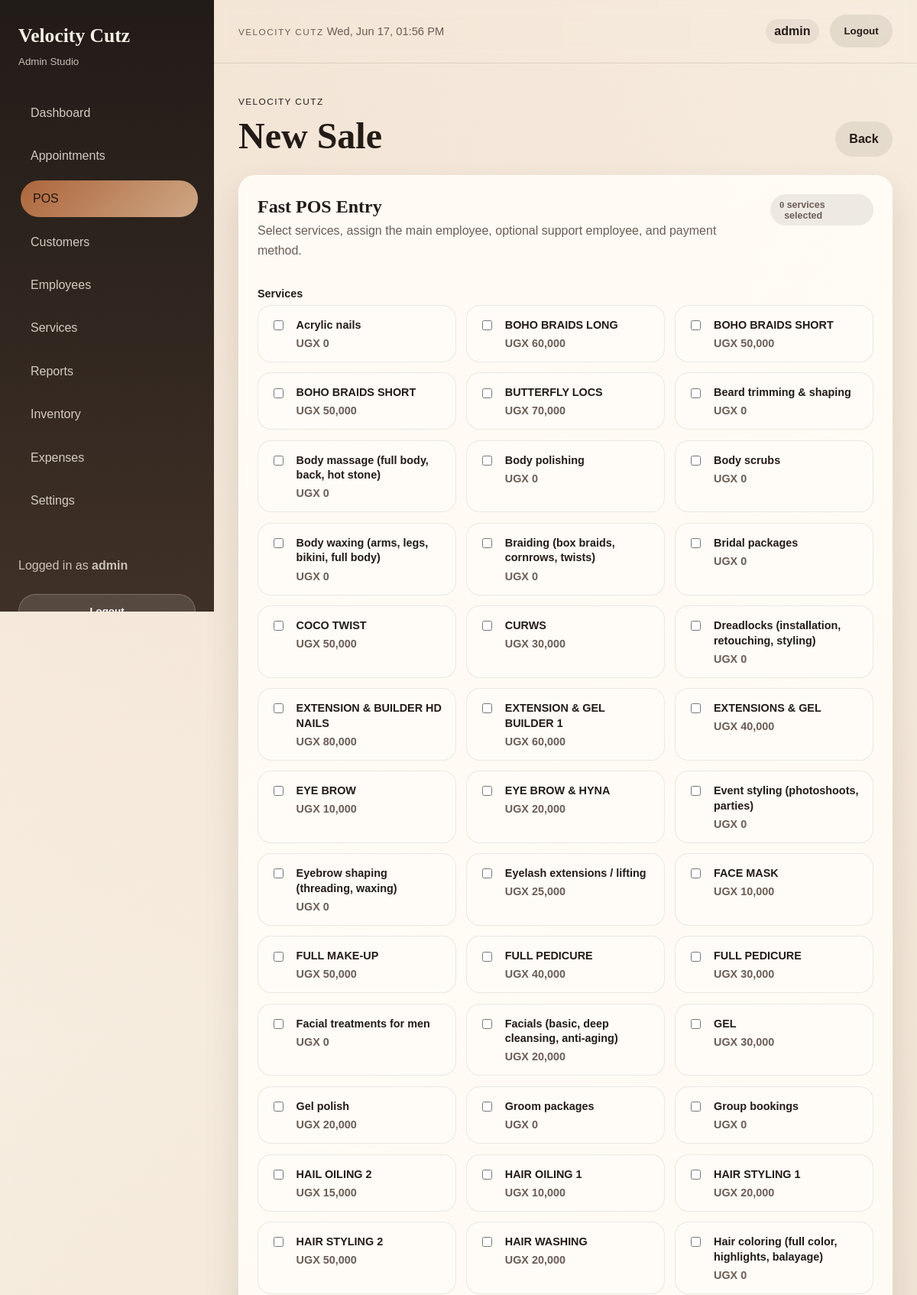
Screenshot of /sales/create/ (signed in, upper part) with the database file from the repository.
### apps/services/models.py (models this page shows, shortened)
class Service(TimeStampedModel):
    name = models.CharField(max_length=100)
    price = models.DecimalField(max_digits=12, decimal_places=0)
    support_commission_enabled = models.BooleanField(
        default=False,
        help_text="Enable a fixed support commission for a second employee on this service.",
    )
    support_commission_amount = models.DecimalField(
        max_digits=12,
        decimal_places=0,
        default=0,
        help_text="Fixed amount paid to the support employee when this service is approved.",
    )
    is_active = models.BooleanField(default=True)
    photo = models.FileField(
        upload_to="services/photos/",
        blank=True,
        validators=[FileExtensionValidator(allowed_extensions=["jpg", "jpeg", "png", "webp"])],
    )
    class Meta:
        ordering = ["name"]

### apps/sales/views.py (the view, shortened to what this page needs)
# urls.py: path("create/", views.create_sale, name="create"),
@login_required
def create_sale(request):
    employee_profile = _employee_profile(request)
    can_manage = _can_manage_sales(request.user)
    employee_can_submit = bool(employee_profile and is_employee_user(request.user))
    if not can_manage and not employee_can_submit:
        messages.error(request, "You do not have permission to submit services.")
        return redirect("home")
    form = SaleForm(request.POST or None, current_user=request.user)
    available_services = list(form.fields["services"].queryset)
    selected_service_ids = {str(value) for value in (form["services"].value() or [])}
    is_employee_submission = form.is_employee_submission
    return render(request, "sales/form.html", {
        "form": form,
        "available_services": available_services,
        "selected_service_ids": selected_service_ids,
        "employees": Employee.objects.filter(is_active=True).order_by("name") if not is_employee_submission else [],
        "existing_items": [],
        "is_create": True,
        "is_employee_submission": is_employee_submission,
    })

### apps/accounts/permissions.py (called while the page is built)
def employee_profile(user):
    if not getattr(user, "is_authenticated", False):
        return None
    return getattr(user, "employee_profile", None)

def role_code(user):
    profile = employee_profile(user)
    return getattr(getattr(profile, "role", None), "code", None)

def is_admin_user(user):
    return bool(getattr(user, "is_superuser", False) or role_code(user) == ADMIN)

def is_employee_user(user):
    return role_code(user) == EMPLOYEE

def has_any_role(user, *codes):
    return is_admin_user(user) or role_code(user) in codes

### apps/sales/views.py (called while the page is built)
def _employee_profile(request):
    return getattr(request.user, "employee_profile", None)

def _can_manage_sales(user):
    return has_any_role(user, CASHIER)

### apps/sales/templates/sales/form.html (shortened to what this page needs)
{% extends "base.html" %}
{% load humanize %}
{% block page_title %}{% if is_employee_submission %}Submit Service for Approval{% elif is_create %}New Sale{% else %}Edit Sale{% endif %}{% endblock %}
{% block actions %}
<a class="button button-secondary" href="{% url 'sales:list' %}">Back</a>
{% endblock %}
{% block content %}
<section class="panel form-panel sale-form-shell">
  <div class="panel-header">
    <div>
      {% if is_employee_submission %}
      <h2>Service Submission</h2>
      <p>Select the service you worked on. It will stay pending until admin/cashier approves it and confirms payment/support commission.</p>
      {% else %}
      <h2>Fast POS Entry</h2>
      <p>Select services, assign the main employee, optional support employee, and payment method.</p>
      {% endif %}
    </div>
    <div class="sale-form-summary">
      <span class="badge badge-muted"><strong id="selected-service-count">0</strong>&nbsp;services selected</span>
    </div>
  </div>
  <form method="post" id="sale-form">
    <div class="field field-wide">
      <label>{{ form.services.label }}</label>
      {% if available_services %}
      <div class="sale-service-grid" id="service-grid">
        {% for service in available_services %}
        <label class="sale-service-card {% if service.pk|stringformat:'s' in selected_service_ids %}sale-service-card--selected{% endif %}"
               data-service-pk="{{ service.pk }}">
          <input
            type="checkbox"
            name="services"
            value="{{ service.pk }}"
            data-service-price="{{ service.price|floatformat:0 }}"
            data-service-name="{{ service.name }}"
            data-support-enabled="{% if service.support_commission_enabled %}1{% else %}0{% endif %}"
            data-support-amount="{{ service.support_commission_amount|floatformat:0 }}"
          >
          <div class="sale-service-card-copy">
            <strong>{{ service.name }}</strong>
            <span>UGX {{ service.price|floatformat:0|intcomma }}</span>
          </div>
        </label>
        {% endfor %}
      </div>
      {% else %}
      <div class="empty-state">
        <p>No services are assigned to your employee profile yet. Ask the admin to edit your employee account and select the services you perform.</p>
      </div>
      {% endif %}
    </div>
  </form>
</section>
{% endblock %}

### templates/includes/sidebar.html (shortened to what this page needs)
<aside class="sidebar" id="sidebar">
  <div class="brand-block">
    <strong>Velocity Cutz</strong>
    <small>Admin Studio</small>
  </div>
  {% with profile=request.user.employee_profile %}
  <nav class="nav-links" aria-label="Primary navigation">
    <a href="{% url 'home' %}" class="{% if request.path == '/' %}active{% endif %}">Dashboard</a>
    {% if request.user.is_superuser or profile.role.code == 'admin' %}
      <a href="#appointments" data-prevent-nav data-toast="Appointments module is coming next.">Appointments</a>
      <a href="{% url 'sales:list' %}" class="nav-with-badge {% if '/sales/' in request.path %}active{% endif %}">
        <span>POS</span>
      </a>
      <a href="{% url 'customers:list' %}" class="{% if '/customers/' in request.path %}active{% endif %}">Customers</a>
      <a href="{% url 'employees:list' %}" class="{% if '/employees/' in request.path %}active{% endif %}">Employees</a>
      <a href="{% url 'services:list' %}" class="{% if '/services/' in request.path and '/reports/services/' not in request.path %}active{% endif %}">Services</a>
      <a href="{% url 'reports:daily' %}" class="{% if '/reports/' in request.path and '/my-commissions/' not in request.path %}active{% endif %}">Reports</a>
      <a href="{% url 'inventory:list' %}" class="{% if '/inventory/' in request.path %}active{% endif %}">Inventory</a>
      <a href="{% url 'expenses:list' %}" class="{% if '/expenses/' in request.path %}active{% endif %}">Expenses</a>
      <a href="#settings" data-prevent-nav data-toast="Settings module is coming soon.">Settings</a>
    {% elif profile %}
      <a href="{% url 'sales:list' %}" class="{% if '/sales/' in request.path %}active{% endif %}">My Services</a>
      <a href="{% url 'reports:my_commissions' %}" class="{% if '/my-commissions/' in request.path %}active{% endif %}">My Commission</a>
    {% endif %}
  </nav>
  {% endwith %}
  {% if request.user.is_authenticated %}
  <div class="sidebar-note">
    <p>Logged in as <strong>{{ request.user.get_full_name|default:request.user.username }}</strong></p>
    <form method="post" action="{% url 'accounts:logout' %}">
      <button class="button button-secondary sidebar-logout-button" type="submit" style="width:100%;margin-top:0.5rem;">Logout</button>
    </form>
  </div>
  {% endif %}
</aside>

### templates/includes/navbar.html (shortened to what this page needs)
{% load humanize %}
<div class="topbar">
  <div class="topbar-meta">
    <span class="topbar-label">Velocity Cutz</span>
    <span data-live-clock>{% now "D, d M H:i" %}</span>
  </div>
  <div class="topbar-right">
    {% if request.user.is_authenticated %}
    <span class="topbar-user">{{ request.user.get_full_name|default:request.user.username }}</span>
    <form method="post" action="{% url 'accounts:logout' %}" class="topbar-logout-form">
      <button class="button button-secondary topbar-logout" type="submit">Logout</button>
    </form>
    {% endif %}
  </div>
</div>

### templates/base.html (style rules this page uses)
body.admin-body { margin: 0; min-height: 100vh; }
body.admin-body .sidebar { grid-column: 1 !important; grid-row: 1 !important; width: 280px !important; max-width: 280px !important; min-height: 100vh !important; height: 100vh !important; position: sticky !important; top: 0 !important; align-self: start !important; overflow-y: auto !important; }

### rows the page displays
Service: name "Acrylic nails", price "0"
Service: name "BOHO BRAIDS LONG", price "60,000"
Service: name "BOHO BRAIDS SHORT", price "50,000"
Service: name "BOHO BRAIDS SHORT", price "50,000"
Service: name "BUTTERFLY LOCS", price "70,000"
Service: name "Beard trimming & shaping", price "0"
Service: name "Body massage (full body, back, hot stone)", price "0"
Service: name "Body polishing", price "0"
Service: name "Body scrubs", price "0"
Service: name "Body waxing (arms, legs, bikini, full body)", price "0"
Service: name "Braiding (box braids, cornrows, twists)", price "0"
Service: name "Bridal packages", price "0"
Service: name "COCO TWIST", price "50,000"
Service: name "CURWS", price "30,000"
Service: name "Dreadlocks (installation, retouching, styling)", price "0"
Service: name "EXTENSION & BUILDER HD NAILS", price "80,000"
Service: name "EXTENSION & GEL BUILDER 1", price "60,000"
Service: name "EXTENSIONS & GEL", price "40,000"
Service: name "EYE BROW", price "10,000"
Service: name "EYE BROW & HYNA", price "20,000"
Service: name "Event styling (photoshoots, parties)", price "0"
Service: name "Eyebrow shaping (threading, waxing)", price "0"
Service: name "Eyelash extensions / lifting", price "25,000"
Service: name "FACE MASK", price "10,000"
Service: name "FULL MAKE-UP", price "50,000"
Service: name "FULL PEDICURE", price "40,000"
Service: name "FULL PEDICURE", price "30,000"
Service: name "Facial treatments for men", price "0"
Service: name "Facials (basic, deep cleansing, anti-aging)", price "20,000"
Service: name "GEL", price "30,000"
Service: name "Gel polish", price "20,000"
Service: name "Groom packages", price "0"
Service: name "Group bookings", price "0"
Service: name "HAIL OILING 2", price "15,000"
Service: name "HAIR OILING 1", price "10,000"
Service: name "HAIR STYLING 1", price "20,000"
Service: name "HAIR STYLING 2", price "50,000"
Service: name "HAIR WASHING", price "20,000"
Service: name "Hair coloring (full color, highlights, balayage)", price "0"

### other values shown
{{ request.user.get_full_name|default:request.user.username }} "admin"
